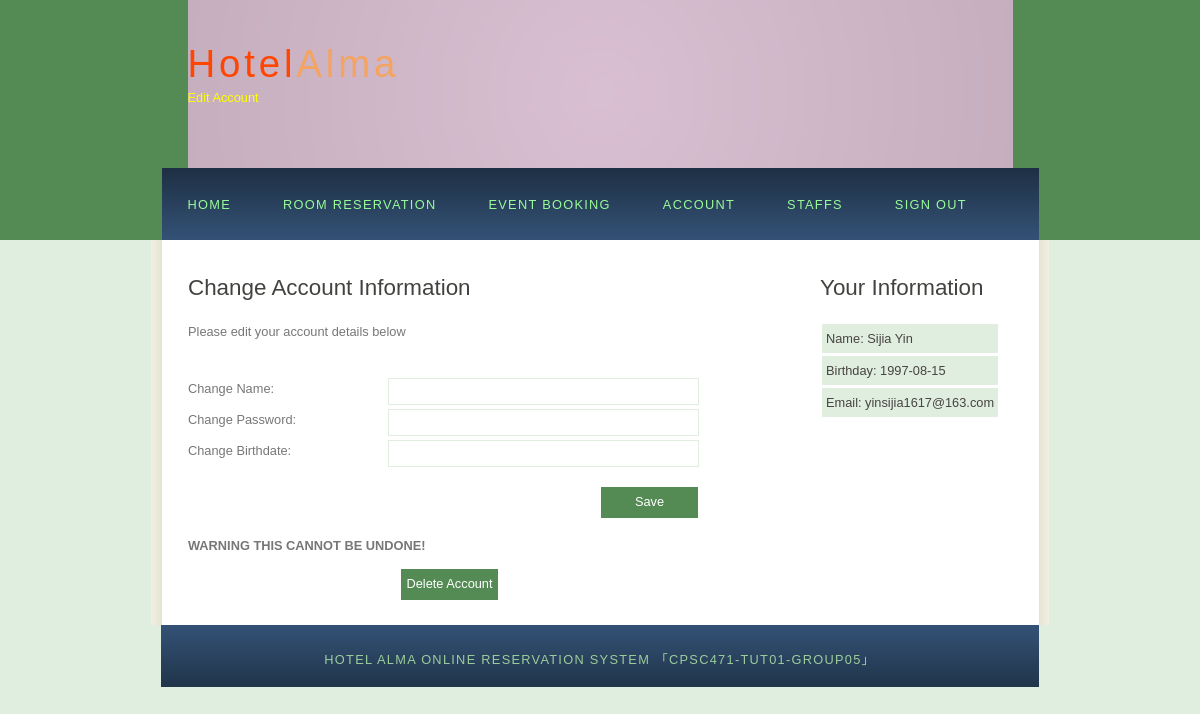
Page /customereditaccount.php (signed in) on the committed database.
### tables this page shows
CREATE TABLE `Customer` (
	`CustomerID` int(11) NOT NULL,
	`C_Email` varchar(45) NOT NULL,
	`C_Password` varchar(45) NOT NULL,
	`C_Name` varchar(45) NOT NULL,
	`C_Birthday` date NOT NULL
);

### customerinformation.php (the view, shortened to what this page needs)
<h3>Your Information</h3>
<?php
	$con = dbConnect();
	if( !mysqli_connect_errno($con) )
	{
		$query = "SELECT * FROM Customer as C WHERE C.CustomerID='{$_SESSION['userID']}' ";
		if( $res = mysqli_query($con,$query) )
		{
			if( mysqli_num_rows($res) > 0 )
			{
				echo "<table>";
				while( $row = mysqli_fetch_array($res))
				{
					echo "<tr>";
					echo "<td>Name: " . $row['C_Name'] . "</b></td>";
					echo "</tr>";
					echo "<tr>";
					echo "<td>Birthday: " . $row['C_Birthday'] . "</td>";
					echo "</tr>";
					echo "<tr>";
					echo "<td colspan='2'>Email: " . $row['C_Email'] . "</td>";
					echo "</tr>";
				}
				echo "</table>";
			}
			else
			{
				echo "No matching records found!";
			}
		}
		else
		{
			echo "ERROR: could not execute $sql. " . mysqli_error($con);
		}
	}
?>

### style/style.css (style rules this page uses)
html { height: 100%; }
* { margin: 0; padding: 0; }
body { font: normal .80em 'trebuchet ms', arial, sans-serif; background: #E0EEE0; color: #777; }
h1, h2, h3, h4, h5, h6 { font: normal 175% 'century gothic', arial, sans-serif; color: #43423F; margin: 0 0 15px 0; padding: 15px 0 5px 0; }
table { margin: 10px 0 30px 0; }
table tr th, table tr td { background: #3B3B3B; color: #FFF; padding: 7px 4px; text-align: left; }
table tr td { background: #E0EEE0; color: #47433F; border-top: 1px solid #FFF; }

### rows in the picture
customer: C_Name "Sijia Yin", C_Birthday "1997-08-15", C_Email "yinsijia1617@163.com"
